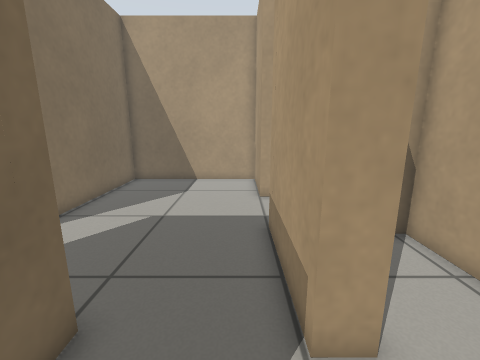
view 1 (above)

17 first-person views from a walk through a robot-simulator world made for Gazebo. The camera is 0.84 m above the floor, tilts 12° down and sees 90° across. The floor is counted in squares, 0.25 m on a side. Each view is taken from the middle of a square. On the plan, view 1 faces up. The plan holds only what a view shows up to about 20 squares ahead; the rest is blank.

view 2
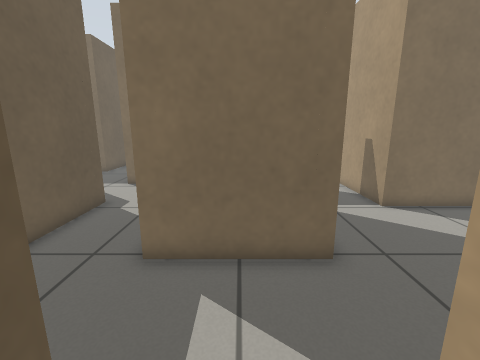

view 3
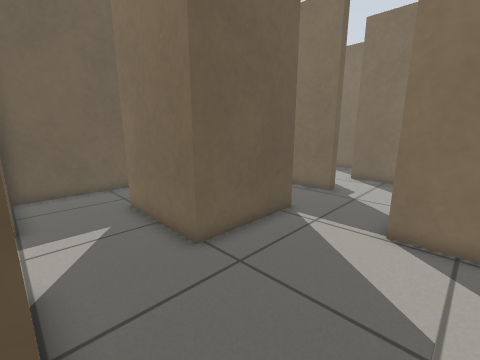

view 4
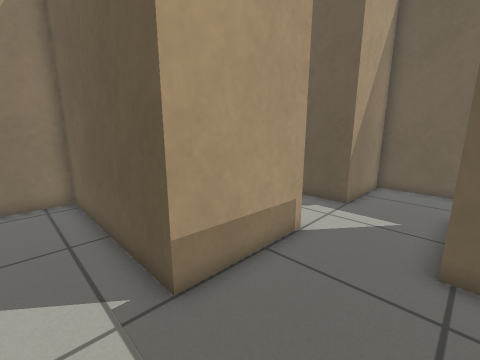

view 5
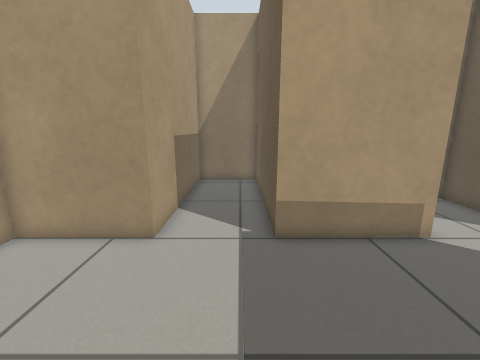

view 6
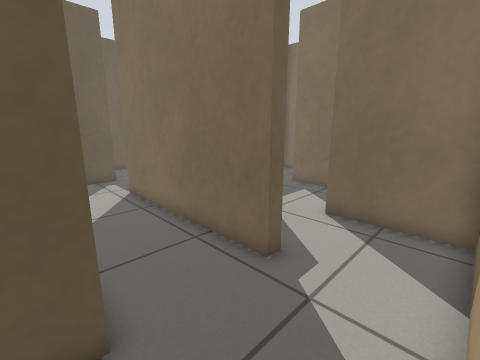

view 7
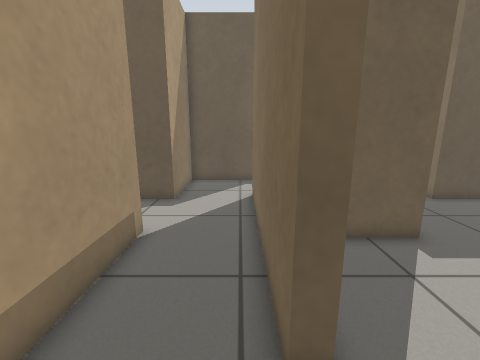

view 8
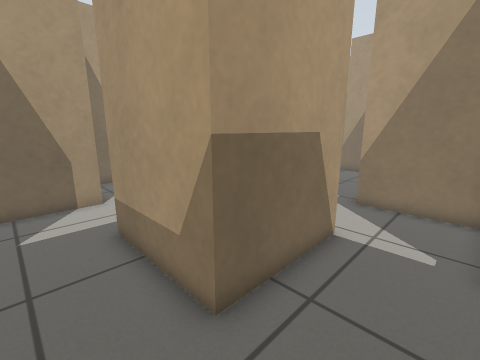

view 9
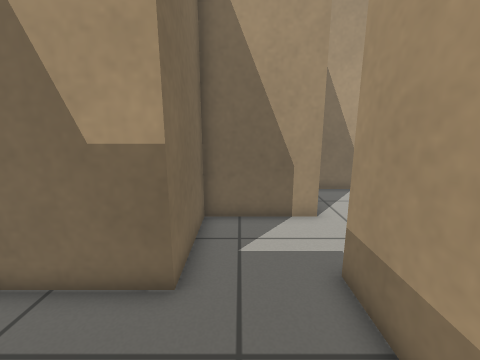

view 10
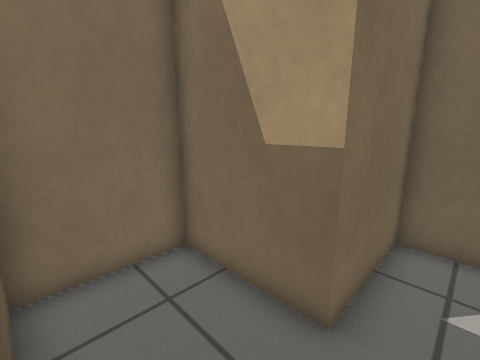

view 11
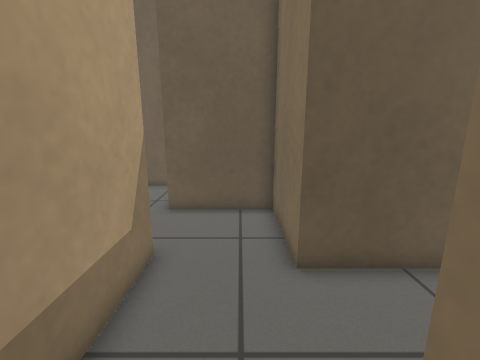

view 12
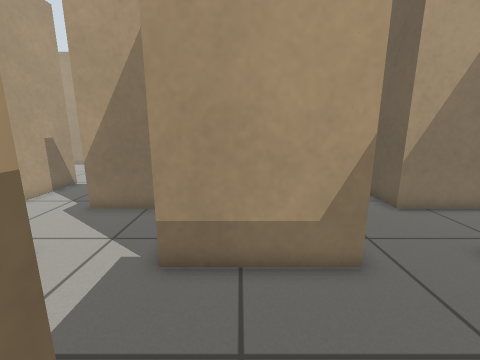

view 13
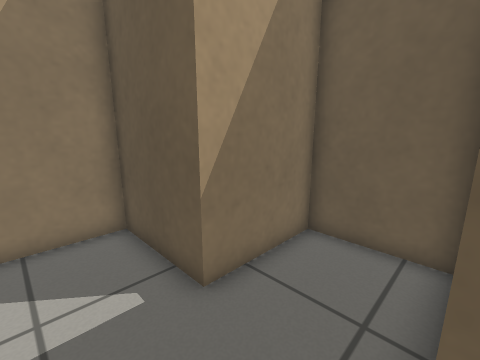

view 14
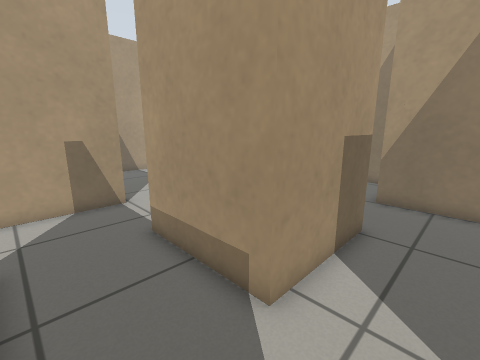

view 15
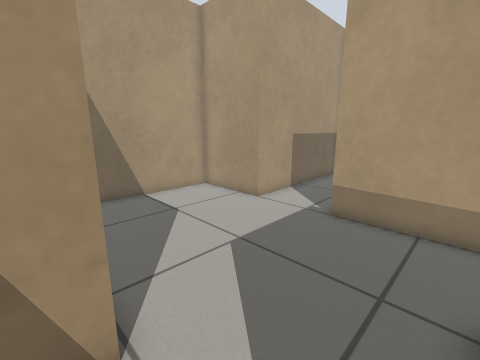

view 16
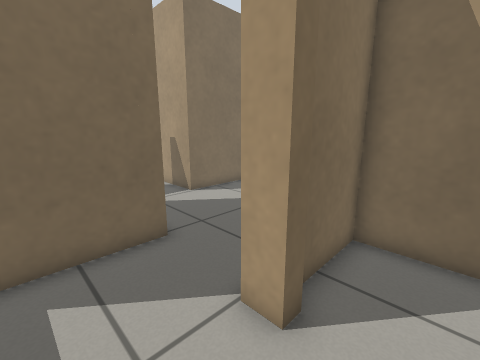

view 17
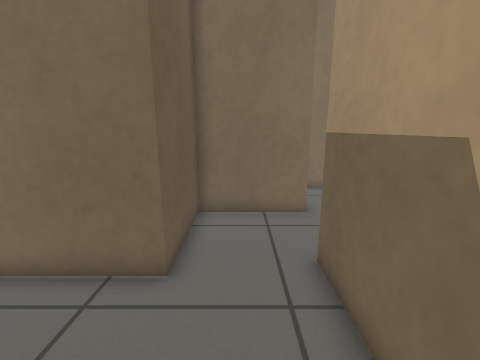

### Floor plan
Points are (right, up) in squares from view 1. A wall is a line through its corners. A room is listed if a view was taken in it or the views show most of it. See-through windows are left out.
Room 1 (view 1)
walls: (-2.7, 3.5) (-2.7, -1.5); (1.1, -2.4) (1.1, -1)
ways out: opening at (1.5, 1) to room 2; opening at (-1, -1.5) to room 3; opening at (-1, 3) to room 3
Room 2 (views 2, 16)
walls: (2.1, 3.6) (2.1, 2.9) (1.1, 2.9); (1.1, -1) (5.4, -1) (5.4, 0.9); (5.4, 5) (5.4, 7.3) (1.6, 7.3) (1.7, 4.3)
ways out: opening at (1.5, 1) to room 1
Room 3 (views 3, 4, 5, 6, 7, 14, 15, 17)
walls: (1.1, 2.9) (1, 7.9) (9.8, 7.9) (9.8, 11.7) (1, 11.7) (0.9, 16.1) (-7.2, 16.1) (-7.2, 7.3) (-12.6, 7.3); (-2.7, -1.5) (-7.7, -1.5) (-7.7, 3.5) (-2.7, 3.5); (-12.2, 3.5) (-11.6, 3.5) (-11.6, -6) (-12.6, -6); (-12.2, -9.7) (-7.7, -9.7) (-7.7, -5.3) (1.1, -5.3) (1.1, -2.4)
ways out: opening at (-1, -1.5) to room 1; opening at (-1, 3) to room 1; opening at (-12, -8) to room 6; opening at (-12, 5) to room 8
Room 4 (views 8, 9, 10, 12)
walls: (-20.4, -1.5) (-24.8, -1.5) (-24.8, -5.3) (-20.4, -5.3) (-20.4, -9.7) (-17.5, -9.7); (-16.6, -6) (-16.6, -1)
ways out: opening at (-18.5, -1) to room 5; opening at (-16.5, -8) to room 6
Room 5 (view 11)
walls: (-17.5, 2.9) (-20.4, 2.9) (-20.4, -1.5)
ways out: opening at (-18.5, -1) to room 4; opening at (-16.5, 1) to room 7
Room 6 (view 13)
walls: (-17.5, -9.7) (-16, -9.7) (-16, -13.6); (-16, -14.1) (-12.2, -14.1) (-12.2, -9.7); (-12.6, -6) (-16.6, -6)
ways out: opening at (-12, -8) to room 3; opening at (-16.5, -8) to room 4
Room 7 (no view inside)
walls: (-16, 2.9) (-17.5, 2.9); (-16.6, -1) (-14.3, -1); (-12.2, 0.5) (-12.2, 2.5)
ways out: opening at (-16.5, 1) to room 5; opening at (-14, 3) to room 8
Room 8 (no view inside)
walls: (-12.6, 7.3) (-16, 7.3) (-16, 2.9); (-12.2, 2.5) (-12.2, 3.5)
ways out: opening at (-12, 5) to room 3; opening at (-14, 3) to room 7

Where each view was taken, in squares from view 1:
view 1: 0 up, 0 right, facing up
view 2: 1 up, 3 right, facing left
view 3: 9 up, 1 right, facing down-left
view 4: 10 up, 3 left, facing down-right
view 5: 9 up, 6 left, facing right
view 6: 7 up, 7 left, facing down-left
view 7: 6 up, 11 left, facing down
view 8: 9 down, 19 left, facing up-right
view 9: 6 down, 19 left, facing up
view 10: 5 down, 19 left, facing up-left
view 11: 0 up, 19 left, facing down
view 12: 3 down, 22 left, facing right
view 13: 7 down, 16 left, facing down-right
view 14: 4 down, 11 left, facing up-right
view 15: 4 up, 8 left, facing up-right
view 16: 0 up, 4 right, facing up-left
view 17: 8 down, 11 left, facing left
